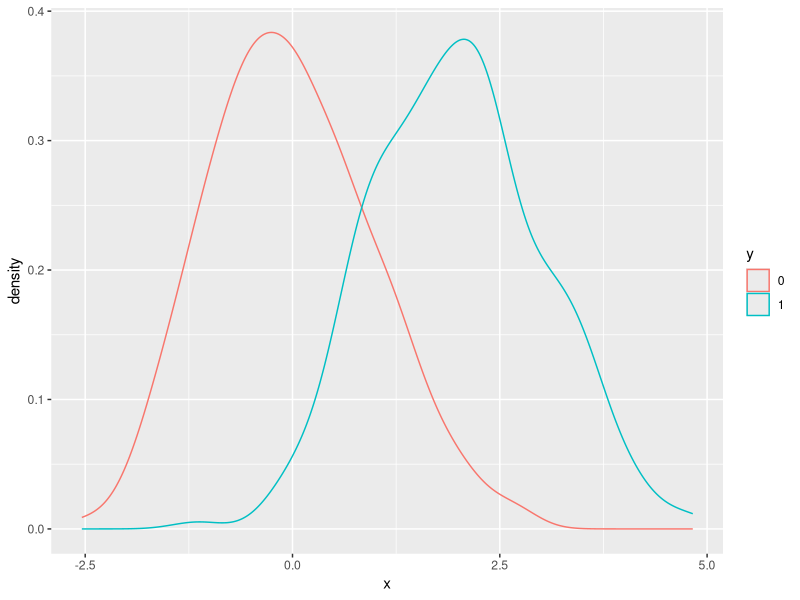
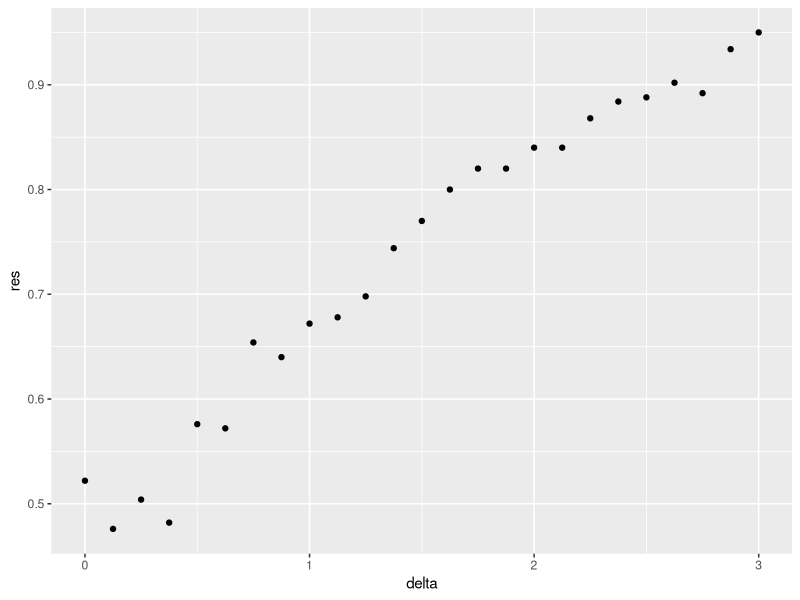
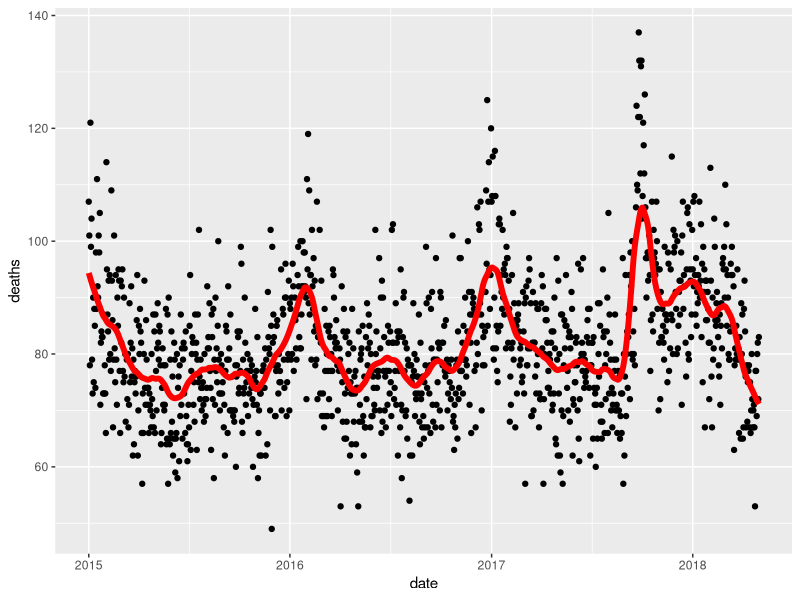
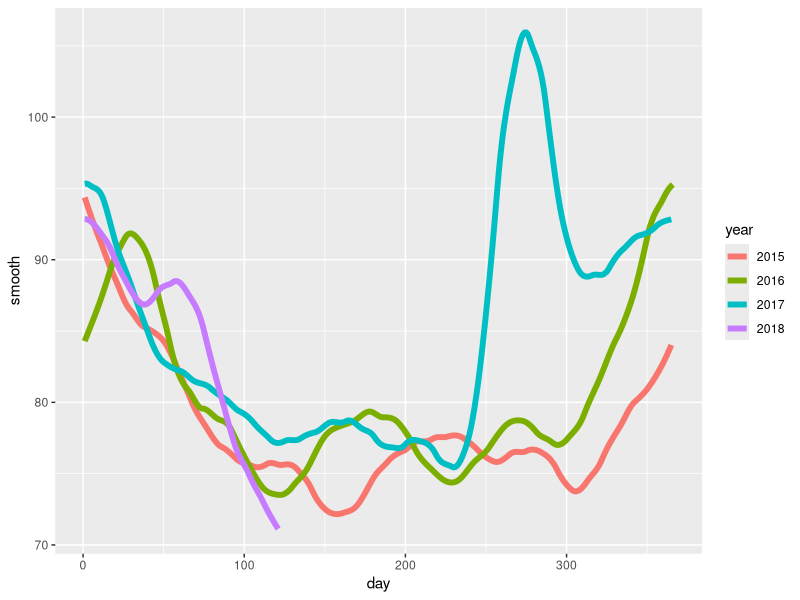
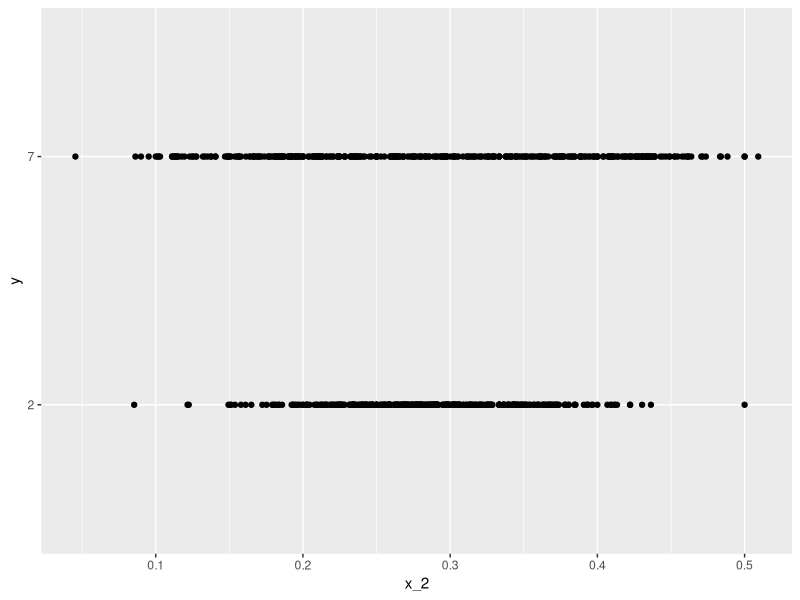
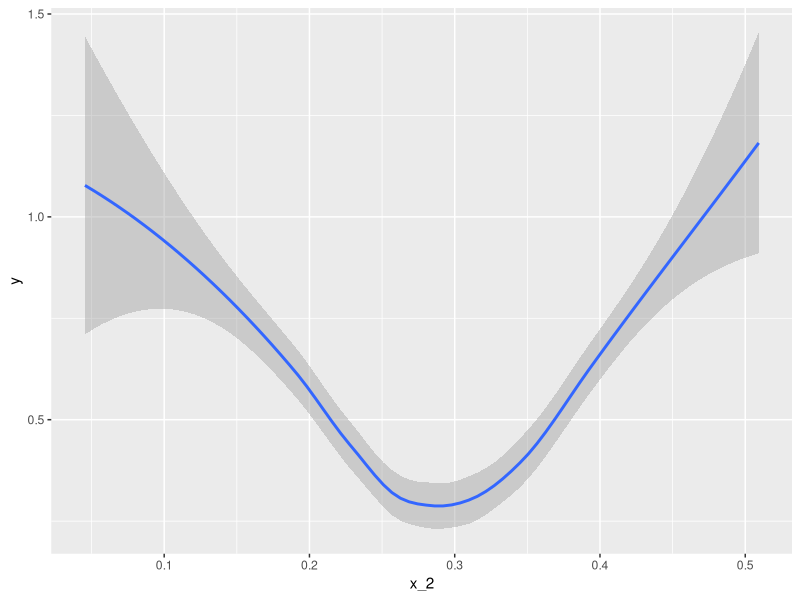

R code for these plots, in order: (Note: this script raises an error after producing the figures.)
library(tidyverse)
library(caret)

# set.seed(1) # if using R 3.5 or earlier
set.seed(1, sample.kind="Rounding") # if using R 3.6 or later
n <- 100
Sigma <- 9*matrix(c(1.0, 0.5, 0.5, 1.0), 2, 2)
dat <- MASS::mvrnorm(n = 100, c(69, 69), Sigma) %>%
  data.frame() %>% setNames(c("x", "y"))
rmse <- replicate(100, {
  test_index <- createDataPartition(dat$y, times = 1, p = 0.5, list = FALSE)
  train_set <- dat %>% slice(-test_index)
  test_set <- dat %>% slice(test_index)
  fit <- lm(y ~ x, data = train_set)
  y_hat <- predict(fit, newdata = test_set)
  sqrt(mean((y_hat-test_set$y)^2))
})
rmse
mean(rmse)
sd(rmse)
n <- c(100, 500, 1000, 5000, 10000)
res <- sapply(n, function(n){
  Sigma <- 9*matrix(c(1.0, 0.5, 0.5, 1.0), 2, 2)
  dat <- MASS::mvrnorm(n, c(69, 69), Sigma) %>%
    data.frame() %>% setNames(c("x", "y"))
  rmse <- replicate(100, {
    test_index <- createDataPartition(dat$y, times = 1, p = 0.5, list = FALSE)
    train_set <- dat %>% slice(-test_index)
    test_set <- dat %>% slice(test_index)
    fit <- lm(y ~ x, data = train_set)
    y_hat <- predict(fit, newdata = test_set)
    sqrt(mean((y_hat-test_set$y)^2))
  })
  c(avg = mean(rmse), sd = sd(rmse))
})

res

Sigma <- matrix(c(1.0, 0.75, 0.75, 0.75, 1.0, 0.25, 0.75, 0.25, 1.0), 3, 3)
dat <- MASS::mvrnorm(n = 100, c(0, 0, 0), Sigma) %>%
  data.frame() %>% setNames(c("y", "x_1", "x_2"))
rmse <- replicate(100,{
  test_index <- createDataPartition(dat$y,times=1,p=0.5,list=FALSE)
  train_set <- dat %>% slice(-test_index)
  test_set <- dat %>% slice(test_index)
  fit <- lm(y ~ x_1, data = train_set)
  y_hat <- predict(fit, newdata = test_set)
  sqrt(mean((y_hat-test_set$y)^2))
})
mean(rmse)
sd(rmse)
rmse <- replicate(100,{
  test_index <- createDataPartition(dat$y,times=1,p=0.5,list=FALSE)
  train_set <- dat %>% slice(-test_index)
  test_set <- dat %>% slice(test_index)
  fit <- lm(y ~ x_2, data = train_set)
  y_hat <- predict(fit, newdata = test_set)
  sqrt(mean((y_hat-test_set$y)^2))
})
rmse <- replicate(100,{
  test_index <- createDataPartition(dat$y,times=1,p=0.5,list=FALSE)
  train_set <- dat %>% slice(-test_index)
  test_set <- dat %>% slice(test_index)
  fit <- lm(y ~ x_1+x_2, data = train_set)
  y_hat <- predict(fit, newdata = test_set)
  sqrt(mean((y_hat-test_set$y)^2))
})

library(tidyverse)
library(caret)

# set.seed(2) #if you are using R 3.5 or earlier
set.seed(2, sample.kind="Rounding") #if you are using R 3.6 or later
make_data <- function(n = 1000, p = 0.5, 
                      mu_0 = 0, mu_1 = 2, 
                      sigma_0 = 1,  sigma_1 = 1){
  
  y <- rbinom(n, 1, p)
  f_0 <- rnorm(n, mu_0, sigma_0)
  f_1 <- rnorm(n, mu_1, sigma_1)
  x <- ifelse(y == 1, f_1, f_0)
  
  test_index <- createDataPartition(y, times = 1, p = 0.5, list = FALSE)
  
  list(train = data.frame(x = x, y = as.factor(y)) %>% slice(-test_index),
       test = data.frame(x = x, y = as.factor(y)) %>% slice(test_index))
}
dat <- make_data()
dat$train %>% ggplot(aes(x, color = y)) + geom_density()
set.seed(1) #if you are using R 3.5 or earlier
set.seed(1, sample.kind="Rounding") #if you are using R 3.6 or later
delta <- seq(0, 3, len = 25)
res <- sapply(delta, function(d){
  dat <- make_data(mu_1 = d)
  fit_glm <- dat$train %>% glm(y ~ x, family = "binomial", data = .)
  y_hat_glm <- ifelse(predict(fit_glm, dat$test) > 0.5, 1, 0) %>% factor(levels = c(0, 1))
  mean(y_hat_glm == dat$test$y)
})
qplot(delta, res)

library(tidyverse)
library(lubridate)
library(purrr)
library(pdftools)

fn <- system.file("extdata", "RD-Mortality-Report_2015-18-180531.pdf", package="dslabs")
dat <- map_df(str_split(pdf_text(fn), "\n"), function(s){
  s <- str_trim(s)
  header_index <- str_which(s, "2015")[1]
  tmp <- str_split(s[header_index], "\\s+", simplify = TRUE)
  month <- tmp[1]
  header <- tmp[-1]
  tail_index  <- str_which(s, "Total")
  n <- str_count(s, "\\d+")
  out <- c(1:header_index, which(n==1), which(n>=28), tail_index:length(s))
  s[-out] %>%
    str_remove_all("[^\\d\\s]") %>%
    str_trim() %>%
    str_split_fixed("\\s+", n = 6) %>%
    .[,1:5] %>%
    as_data_frame() %>% 
    setNames(c("day", header)) %>%
    mutate(month = month,
           day = as.numeric(day)) %>%
    gather(year, deaths, -c(day, month)) %>%
    mutate(deaths = as.numeric(deaths))
}) %>%
  mutate(month = recode(month, "JAN" = 1, "FEB" = 2, "MAR" = 3, "APR" = 4, "MAY" = 5, "JUN" = 6, 
                        "JUL" = 7, "AGO" = 8, "SEP" = 9, "OCT" = 10, "NOV" = 11, "DEC" = 12)) %>%
  mutate(date = make_date(year, month, day)) %>%
  dplyr::filter(date <= "2018-05-01")

span <- 60 / as.numeric(diff(range(dat$date)))
fit <- dat %>% mutate(x = as.numeric(date)) %>% loess(deaths ~ x, data = ., span = span, degree = 1)
dat %>% mutate(smooth = predict(fit, as.numeric(date))) %>%
  ggplot() +
  geom_point(aes(date, deaths)) +
  geom_line(aes(date, smooth), lwd = 2, col = "red")

dat %>% 
  mutate(smooth = predict(fit, as.numeric(date)), day = yday(date), year = as.character(year(date))) %>%
  ggplot(aes(day, smooth, col = year)) +
  geom_line(lwd = 2)

library(broom)
library(dslabs)
data("mnist_27")
mnist_27$train %>% glm(y ~ x_2, family = "binomial", data = .) %>% tidy()
qplot(x_2, y, data = mnist_27$train)
mnist_27$train %>% 
  mutate(y = ifelse(y=="7", 1, 0)) %>%
  ggplot(aes(x_2, y)) + 
  geom_smooth(method = "loess")
x <- matrix(rnorm(100*10), 100, 10)
x <- x + seq(nrow(x))
x
mnist <- read_mnist()
y <- rowMeans(mnist$train$images>50 & mnist$train$images<205)
qplot(as.factor(mnist$train$labels), y, geom = "boxplot")
mean(y) # proportion of pixels

library(dslabs)
data(tissue_gene_expression)
dim(tissue_gene_expression$x)
table(tissue_gene_expression$y)
d <- dist(tissue_gene_expression$x)
ind <- c(1, 2, 39, 40, 73, 74)
as.matrix(d)[ind,ind]
image(as.matrix(d))
data(heights)
k=seq(1, 101, 3)

library(dslabs)
library(tidyverse)
library(caret)
data("heights")

test_index <- createDataPartition(heights$sex, times = 1, p = 0.5, list = FALSE)
test_set <- heights[test_index, ]
train_set <- heights[-test_index, ]     

ks <- seq(1, 101, 3)
F_1 <- sapply(ks, function(k){
  fit <- knn3(sex ~ height, data = train_set, k = k)
  y_hat <- predict(fit, test_set, type = "class") %>% 
    factor(levels = levels(train_set$sex))
  F_meas(data = y_hat, reference = test_set$sex)
})
plot(ks, F_1)
max(F_1)
ks[which.max(F_1)]

y <- tissue_gene_expression$y
x <- tissue_gene_expression$x
test_index <- createDataPartition(y, list = FALSE)
sapply(seq(1, 11, 2), function(k){
  fit <- knn3(x[-test_index,], y[-test_index], k = k)
  y_hat <- predict(fit, newdata = data.frame(x=x[test_index,]),
                   type = "class")
  mean(y_hat == y[test_index])
})
